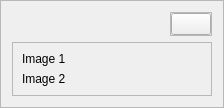
                 <widget class="QFrame" name="right_menu_subcontainer">
                  <property name="sizePolicy">
                   <sizepolicy hsizetype="Preferred" vsizetype="Preferred">
                    <horstretch>0</horstretch>
                    <verstretch>0</verstretch>
                   </sizepolicy>
                  </property>
                  <property name="minimumSize">
                   <size>
                    <width>0</width>
                    <height>0</height>
                   </size>
                  </property>
                  <property name="maximumSize">
                   <size>
                    <width>55</width>
                    <height>16777215</height>
                   </size>
                  </property>
                  <property name="layoutDirection">
                   <enum>Qt::RightToLeft</enum>
                  </property>
                  <property name="styleSheet">
                   <string notr="true">QFrame #right_menu_subcontainer{
background-color:#1f232a;
border-top-left-radius: 0px;
border-bottom-left-radius: 0px;
border-top-right-radius: 0px;
border-bottom-right-radius: 10px;
}</string>
                  </property>
                  <property name="frameShape">
                   <enum>QFrame::StyledPanel</enum>
                  </property>
                  <property name="frameShadow">
                   <enum>QFrame::Raised</enum>
                  </property>
                  <layout class="QVBoxLayout" name="verticalLayout_5">
                   <item alignment="Qt::AlignRight|Qt::AlignTop">
                    <widget class="QFrame" name="snaps_btn_frame">
                     <property name="sizePolicy">
                      <sizepolicy hsizetype="Expanding" vsizetype="Preferred">
                       <horstretch>0</horstretch>
                       <verstretch>0</verstretch>
                      </sizepolicy>
                     </property>
                     <property name="layoutDirection">
                      <enum>Qt::LeftToRight</enum>
                     </property>
                     <property name="frameShape">
                      <enum>QFrame::StyledPanel</enum>
                     </property>
                     <property name="frameShadow">
                      <enum>QFrame::Raised</enum>
                     </property>
                     <layout class="QVBoxLayout" name="verticalLayout_8">
                      <property name="spacing">
                       <number>0</number>
                      </property>
                      <property name="leftMargin">
                       <number>0</number>
                      </property>
                      <property name="topMargin">
                       <number>0</number>
                      </property>
                      <property name="rightMargin">
                       <number>0</number>
                      </property>
                      <property name="bottomMargin">
                       <number>0</number>
                      </property>
                      <item alignment="Qt::AlignRight">
                       <widget class="QPushButton" name="snap_menu_btn">
                        <property name="text">
                         <string/>
                        </property>
                        <property name="icon">
                         <iconset resource="../rsc.qrc">
                          <normaloff>:/icons/icons/edit-3.svg</normaloff>:/icons/icons/edit-3.svg</iconset>
                        </property>
                        <property name="iconSize">
                         <size>
                          <width>24</width>
                          <height>24</height>
                         </size>
                        </property>
                       </widget>
                      </item>
                     </layout>
                    </widget>
                   </item>
                   <item>
                    <widget class="QFrame" name="snaps_frame">
                     <property name="sizePolicy">
                      <sizepolicy hsizetype="Preferred" vsizetype="Expanding">
                       <horstretch>0</horstretch>
                       <verstretch>0</verstretch>
                      </sizepolicy>
                     </property>
                     <property name="minimumSize">
                      <size>
                       <width>200</width>
                       <height>0</height>
                      </size>
                     </property>
                     <property name="frameShape">
                      <enum>QFrame::StyledPanel</enum>
                     </property>
                     <property name="frameShadow">
                      <enum>QFrame::Raised</enum>
                     </property>
                     <layout class="QVBoxLayout" name="verticalLayout_27">
                      <item>
                       <widget class="QLabel" name="image1">
                        <property name="text">
                         <string>Image 1</string>
                        </property>
                       </widget>
                      </item>
                      <item>
                       <widget class="QLabel" name="image2">
                        <property name="text">
                         <string>Image 2</string>
                        </property>
                       </widget>
                      </item>
                     </layout>
                    </widget>
                   </item>
                  </layout>
                 </widget>
